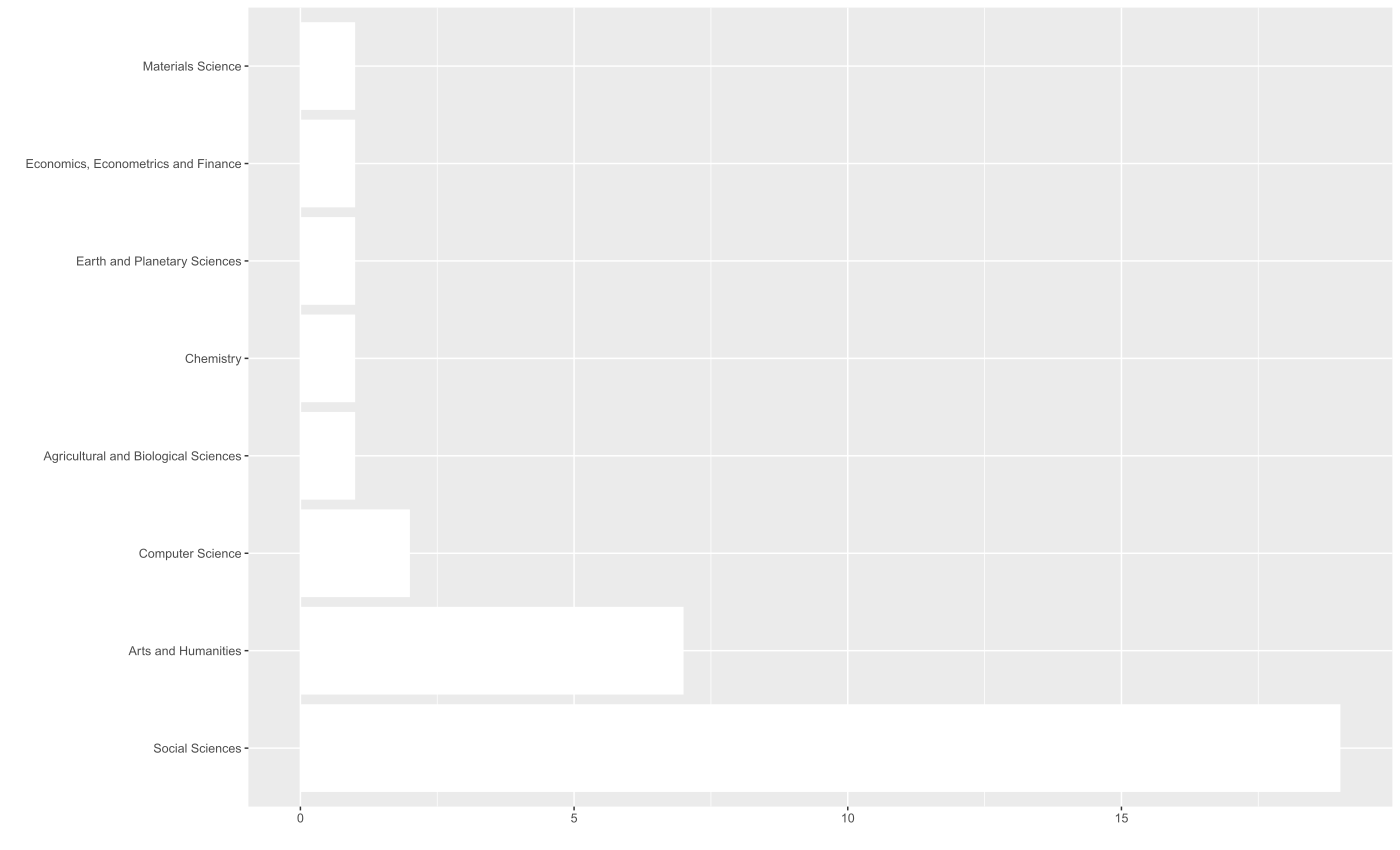

Reproduce this figure in R.
# create barplot of ...
library(ggplot2)

setwd(getwd())

data<-read.csv(file = 'subject-area.csv')


p<-ggplot(data = data, aes(x=num, y=reorder(subj, -num))) +
  geom_bar(stat="identity",fill="white")
p

p + theme(legend.position = "none")
